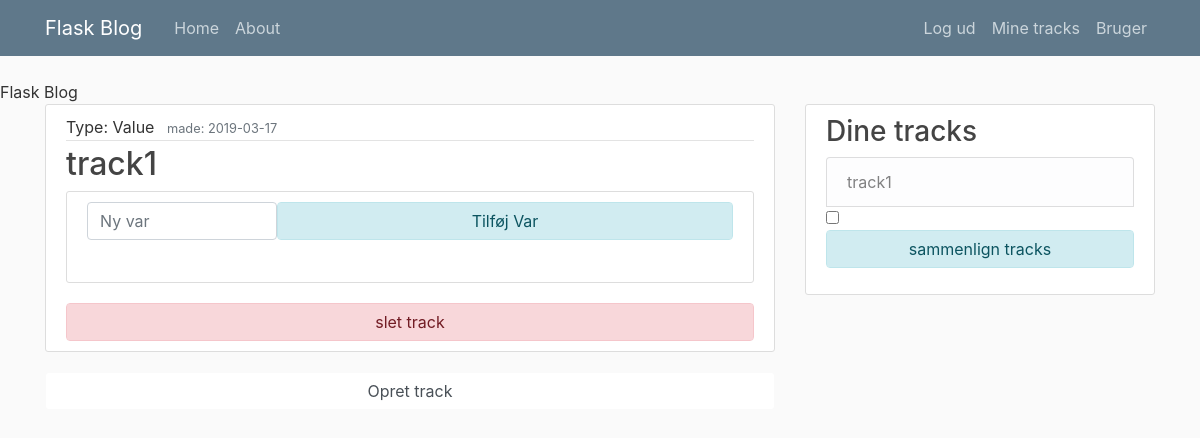
Before: /my_tracks (signed in) with the older database file.
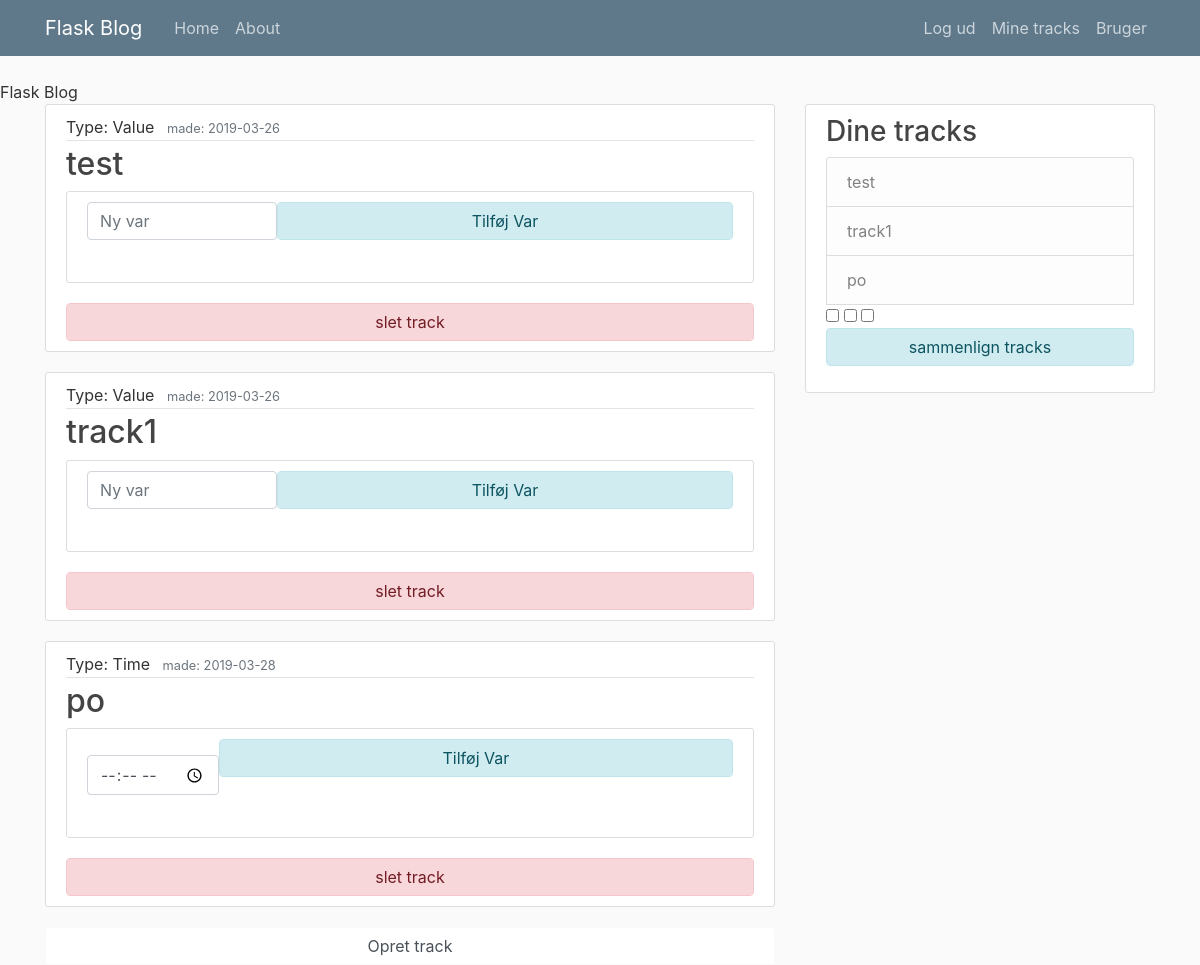
After: the same page with the newer database file.
### tables this page shows
CREATE TABLE tracks(
                               Id INTEGER PRIMARY KEY AUTOINCREMENT,
                               user_id INTEGER,
                               name TEXT,
                               unit TEXT,
                               type INTEGER,
                               createdate TEXT,
                               scalesize INT
                               );

### main.py (the view)
@app.route("/my_tracks")
def my_tracks():
    return my_render("my_tracks.html")

### main.py (called while the page is built)
def get_login_status():
    return 'currentuser' in session

def my_render(template, **kwargs):
    login_status = get_login_status()
    tracks=get_tracks()
    if len(tracks) < 1:
        noTracks = True
    else:
        noTracks = False
    return render_template(template, tracks=tracks, noTracks=noTracks, loggedin=login_status, **kwargs)

def get_tracks():
    c = get_db().cursor()
    if 'currentuser' in session:
        c.execute('''
              SELECT * FROM tracks WHERE user_id=?
              ''',(session['currentuser'],))
    tracks = []
    for track in c:
        tracks.append(track)
    return tracks

def get_db():
    db = g.get("_database", None)
    if db is None:
        db = g._database = sqlite3.connect(DATABASE)
    return db

@app.teardown_appcontext
def close_connection(exception):
    db = getattr(g,"_database", None)
    if db is not None:
        db.close()

### templates/my_tracks.html (shortened to what this page needs)
{% extends "layout.html" %}
{% block content %}
    {% for track in tracks %}
        <article class="media content-section">
          <div class="media-body">
            <div class="article-metadata">
            {% if track[4] == 0 %}
              <a class="mr-2">Type: Value</a>
            {% elif track[4] == 1 %}
              <a class="mr-2">Type: Time</a>
            {% elif track[4] == 2%}
              <a class="mr-2">Type: Scale</a>
              {% endif %}
              <small class="text-muted">made: {{ track[5] }}</small>
            </div>
            <h2><a class="article-title" href="my_tracks_show?id={{ track[0] }}">{{ track[2] }}</a></h2>
            <form action="create_var?id={{ track[0] }}" method="post">
              <article class="media content-section">
                {% if track[4] == 0 %}
                <div class="form-group">
                  <div class="form-group">
                  <input type="number" id="var" name="var" class="form-control" placeholder="Ny var">
                  </div>
                </div>
                {% elif track[4] == 1 %}
                <div class="form-group">
                  <div class="form-group">
                  <input type="time" id="dato" name="dato" class="form-control" placeholder="Ny var">
                  </div>
                </div>
                {% endif %}
                <input type="submit" class="form-control btn btn-login alert-info" value="Tilføj Var"></input>
              </article>
             </form>
            <form action="delete_track?id={{ track[0] }}" method="post">
            <input type="submit" class="form-control btn btn-login alert-danger" value="slet track"></input>
            </form>
          </div>
        </article>
    {% endfor %}
    <a input="button" class="form-control btn btn-login" href="/create_track">Opret track</a>
{% endblock content %}
{% block compare %}
<form action="compare_tracks" method="post">
    <fieldset>
          {% for track in tracks %}
            <input type="checkbox" name="tracks" value={{track[0]}}>
          {% endfor %}
        <br>
       <input type="submit" class="form-control btn btn-login alert-info" value="sammenlign tracks"></input>
    </fieldset>
</form>
{% endblock compare %}

### templates/layout.html (shortened to what this page needs)
<!DOCTYPE html>
<html>
<head>
    <link rel="stylesheet" href="https://maxcdn.bootstrapcdn.com/bootstrap/4.0.0/css/bootstrap.min.css">
     <link rel="stylesheet" type="text/css" href="{{ url_for("static", filename="main.css") }}"
    {% if title %}
        <title>Flask BLog - {{title}}</title>
    {% else %}
        <title>Flask Blog</title>
    {% endif %}
</head>
<body>
    <header class="site-header">
      <nav class="navbar navbar-expand-md navbar-dark bg-steel fixed-top">
        <div class="container">
          <a class="navbar-brand mr-4" href="/">Flask Blog</a>
          <div class="collapse navbar-collapse" id="navbarToggle">
            <div class="navbar-nav mr-auto">
              <a class="nav-item nav-link" href="/">Home</a>
              <a class="nav-item nav-link" href="/about">About</a>
            </div>
            <div class="navbar-nav">
              {% if loggedin == True %}
                <a class="nav-item nav-link" href="/logout">Log ud</a>
                <a class="nav-item nav-link" href="/my_tracks">Mine tracks</a>
                <a class="nav-item nav-link" href="/user">Bruger</a>
              {% else %}
                <a class="nav-item nav-link" href="/login">Login</a>
                <a class="nav-item nav-link" href="/register">Register</a>
              {% endif %}
            </div>
          </div>
        </div>
      </nav>
    </header>
    <main role="main" class="container">
      <div class="row">
        <div class="col-md-8">
          {% block content %}{% endblock %}
        </div>
        <div class="col-md-4">
          <div class="content-section">
          {% if loggedin == True %}
            {% if noTracks == False %}
            <h3>Dine tracks</h3>
              <ul class="list-group">
              {% for track in tracks %}
                <a class="list-group-item list-group-item-light" href="#">{{ track[2] }}</a>
                {% endfor %}
                {% block compare %}{% endblock %}
              </ul>
            {% else %}
            <h3>Dine tracks</h3>
              <ul class="list-group">
                <li class="list-group-item list-group-item-light">Du har ikke oprettet nogle tracks endnu</li>
              </ul>
            </p>
            {% endif %}
          {% endif %}
          </div>
        </div>
      </div>
    </main>
</body>
</html>

### static/main.css (style rules this page uses)
body { background: #fafafa; color: #333333; margin-top: 5rem; }
h1, h2, h3, h4, h5, h6 { color: #444444; }
.bg-steel { background-color: #5f788a; }
.site-header .navbar-nav .nav-link { color: #cbd5db; }
.content-section { background: #ffffff; padding: 10px 20px; border: 1px solid #dddddd; border-radius: 3px; margin-bottom: 20px; }
.article-title { color: #444444; }
.article-metadata { padding-bottom: 1px; margin-bottom: 4px; border-bottom: 1px solid #e3e3e3 }

Changed rows visible on the page:
no longer on this page (row edited): tracks: type "Type: Value", createdate "2019-03-17", name "track1"
added tracks: type "Type: Value", createdate "2019-03-26", name "test"
added tracks: type "Type: Value", createdate "2019-03-26", name "track1"
added tracks: type "Type: Time", createdate "2019-03-28", name "po"
